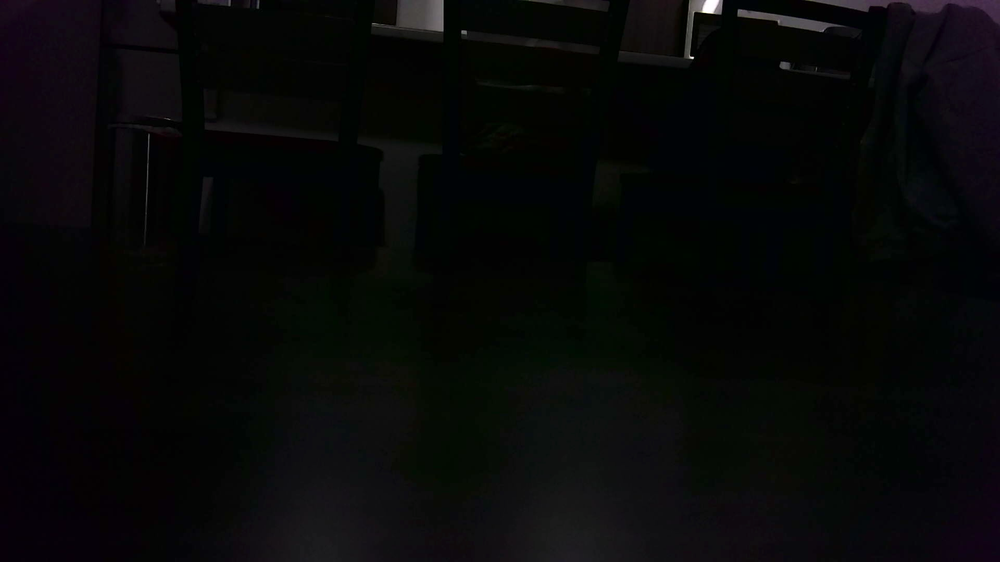
#> input picture baseee.png, 1000 x 562 px, shrunk from 1920 x 1080 before the run, found by its file name
$ python -i pixel_func.py   (imports and definitions only)
#> lines starting #> are read from the running program, lines starting #| are printed output that depends on the picture
# import required libraries
import cv2
import numpy as np

# load the input images
def compare_image():
    img1 = cv2.imread('/Users/eliseji/Desktop/clean-paws/baseee.png')
#> img1 is the input picture: shape (562, 1000, 3); mean B, G, R 7.9, 7.9, 7.2
    img2 = cv2.imread('/Users/eliseji/Desktop/clean-paws/GeeksForGeeks.png')
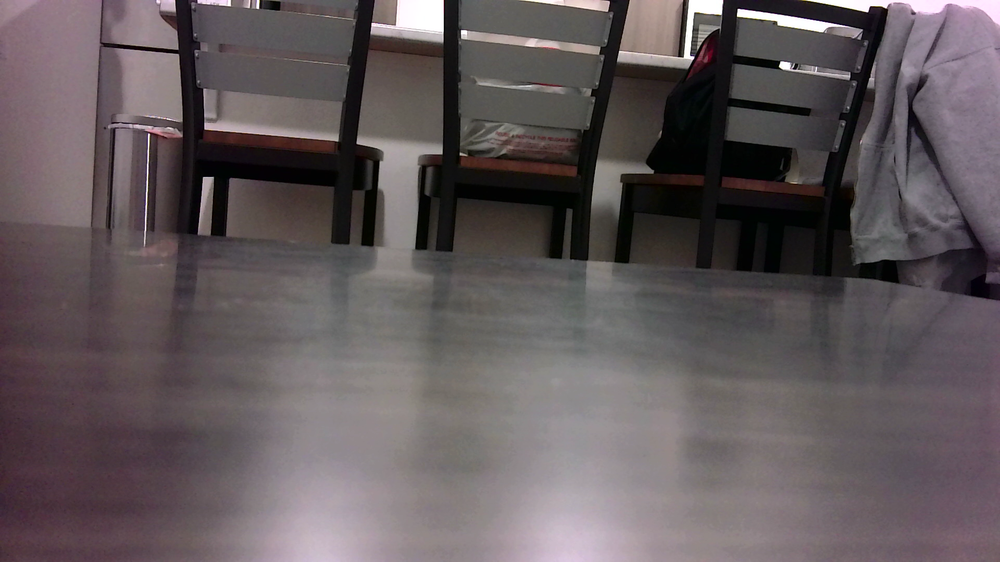
#> input picture GeeksForGeeks.png, 1000 x 562 px, shrunk from 1920 x 1080 before the run, found by its file name
#> img2 is the input picture: shape (562, 1000, 3); mean B, G, R 91.5, 88.8, 97.8

    #checking if image loaded correctly:

    # convert the images to grayscale
    img1 = cv2.cvtColor(img1, cv2.COLOR_BGR2GRAY)
#> img1: shape (562, 1000)
    img2 = cv2.cvtColor(img2, cv2.COLOR_BGR2GRAY)
#> img2: shape (562, 1000)


        # define the function to compute MSE between two images

    h, w = img1.shape
#> h = 562; w = 1000
    diff = cv2.absdiff(img1, img2)
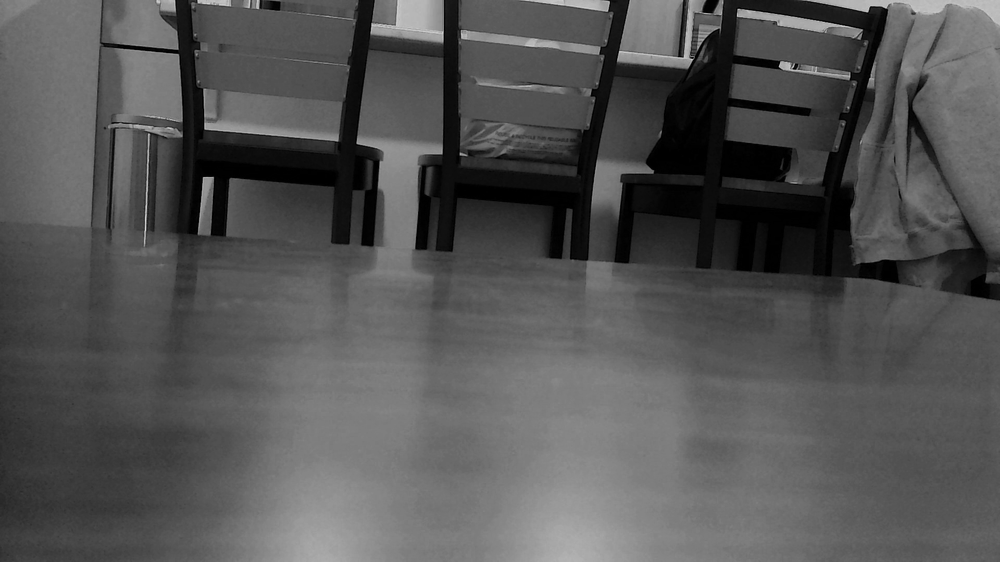
#> diff: shape (562, 1000); min 0, max 222, mean 84.1
    err = np.sum(diff**2)
#> err = 57136884
    mse = err/(float(h*w))
#> mse = 101.7
    return mse

    #error, diff = mse(img1, img2)
    #print("Image matching Error between the two images:",error)

>>> result = compare_image()
#> result = 101.7
